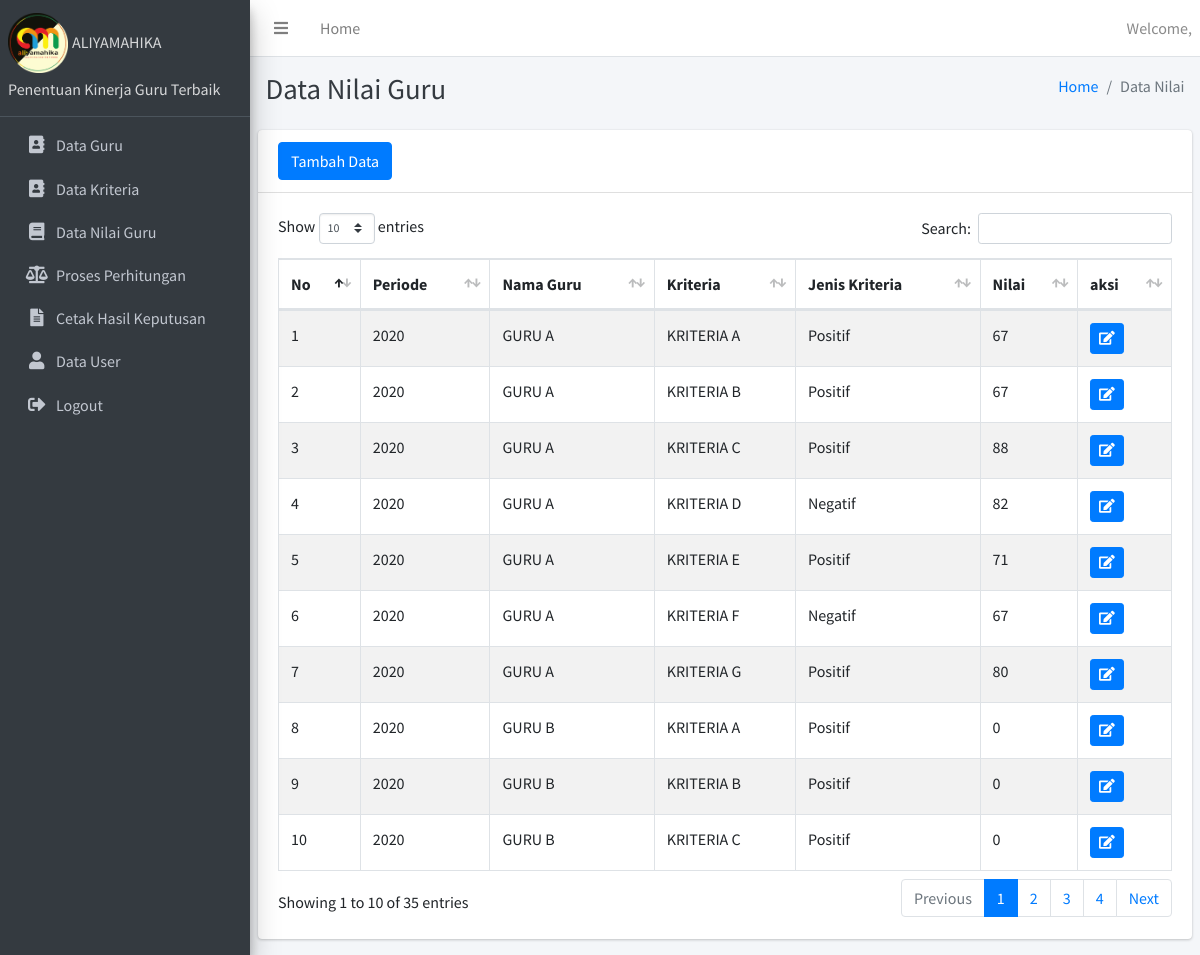
The page /dashboard.php?module=data_nilai on the database as committed earlier.
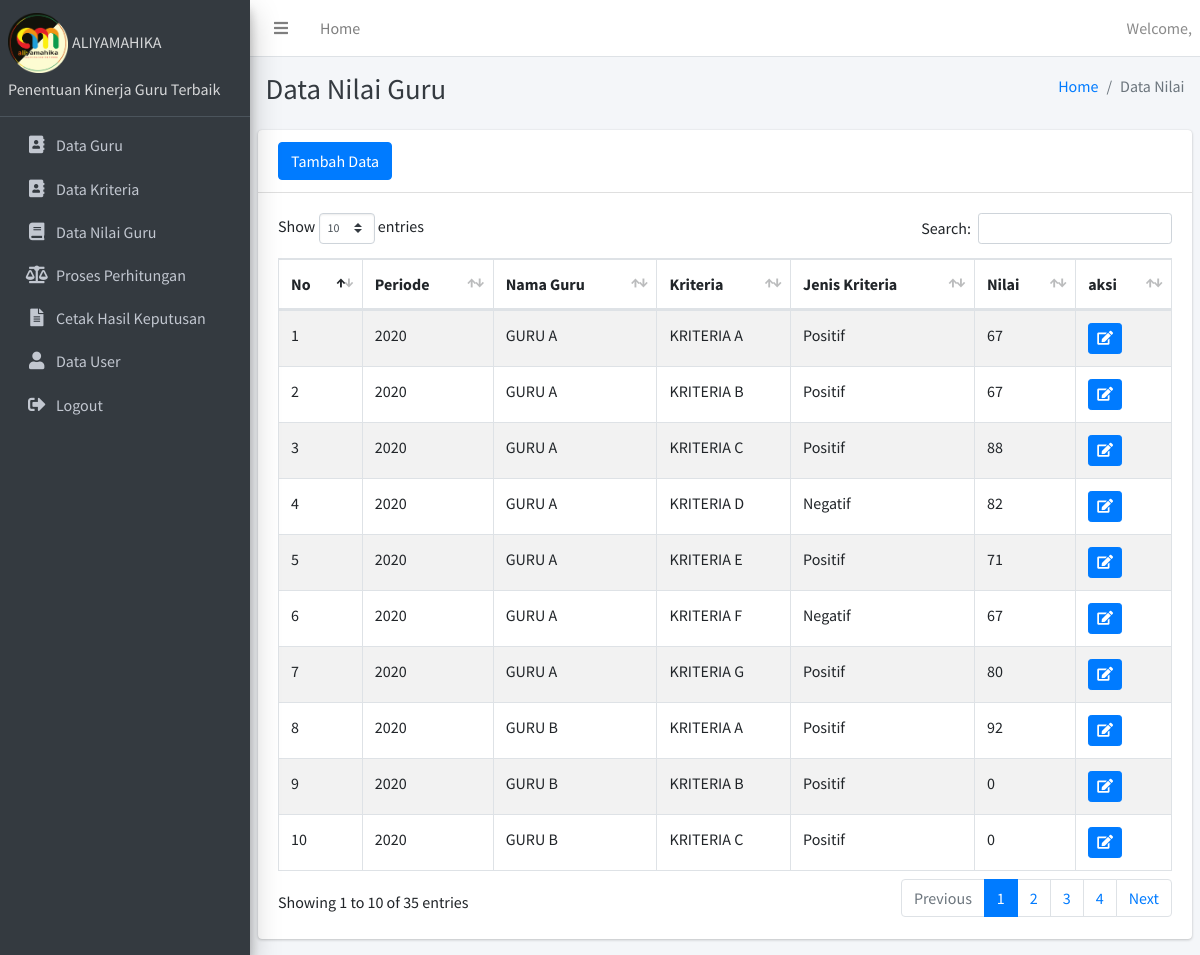
The same page on the database as committed later.
### tables this page shows
CREATE TABLE `guru` (
  `id_guru` varchar(10) NOT NULL,
  `nm_guru` varchar(20) DEFAULT NULL,
  `jenkel` varchar(20) DEFAULT NULL,
  `alamat` varchar(50) NOT NULL
);

CREATE TABLE `kinerja` (
  `id_kinerja` varchar(10) NOT NULL,
  `tgl_kinerja` date NOT NULL,
  `periode` char(4) NOT NULL,
  `nil_akhir` float NOT NULL,
  `id_guru` varchar(10) NOT NULL,
  `id_user` varchar(10) NOT NULL
);

CREATE TABLE `kriteria` (
  `id_kriteria` varchar(10) NOT NULL,
  `nm_kriteria` varchar(40) DEFAULT NULL,
  `tren` varchar(20) DEFAULT NULL,
  `bobot` int(11) DEFAULT NULL
);

CREATE TABLE `nilai` (
  `id_nilai` int(11) NOT NULL,
  `id_kriteria` varchar(10) NOT NULL,
  `id_kinerja` varchar(10) NOT NULL,
  `nilai` int(11) NOT NULL,
  `nil_hitung` float NOT NULL
);

### modul/nilai/data_nilai.php (the view, shortened to what this page needs)
<div class="content-header">
  <div class="container-fluid">
    <div class="row mb-2">
      <div class="col-sm-6">
        <h1 class="m-0 text-dark">Data Nilai Guru</h1>
      </div>
      <div class="col-sm-6">
        <ol class="breadcrumb float-sm-right">
          <li class="breadcrumb-item"><a href="?module=home">Home</a></li>
          <li class="breadcrumb-item active">Data Nilai</li>
        </ol>
      </div>
    </div>
  </div>
</div>
    <section class="content">
      <div class="row">
        <div class="col-12">
          <div class="card">
            <div class="card-header">
              <a href="?module=input_nilai" class="btn btn-primary">Tambah Data</a>
            </div>
            <div class="card-body">
              <table id="example1" class="table table-bordered table-striped">
                <thead>
				<tr>
					<th>No</th>
					<th>Periode</th>
					<th>Nama Guru</th>
					<th>Kriteria</th>
					<th>Jenis Kriteria</th>
					<th>Nilai</th>
					<th>aksi</th>
				</tr>
			</thead>
			<tbody>
				<?php
				$sql =  mysqli_query($koneksi, "SELECT nilai.id_kriteria AS id_kriteria, nilai.id_kinerja AS id_kinerja, kinerja.Periode AS periode, guru.nm_guru AS nm_guru, kriteria.nm_kriteria AS nm_kriteria, nilai.nilai AS nilai, kriteria.tren AS tren FROM guru, kinerja, nilai, kriteria WHERE guru.id_guru=kinerja.id_guru AND kinerja.id_kinerja=nilai.id_kinerja AND nilai.id_kriteria=kriteria.id_kriteria");
					$no = 1;
					while($row = mysqli_fetch_assoc($sql)){
				?>
						<tr>
							<td><?php echo $no ?></td>
							<td><?php echo $row['periode'];?></td>
							<td><?php echo $row['nm_guru'];?></td>
							<td><?php echo $row['nm_kriteria'];?></td>
							<td><?php echo $row['tren'];?></td>
							<td><?php echo $row['nilai'];?></td>
							<td>
								<a href="?module=edit_nilai&id_kinerja=<?php echo $row['id_kinerja']; ?>&id_kriteria=<?php echo $row['id_kriteria']; ?>" title="Edit Data" class="btn btn-primary btn-sm"><i class="nav-icon fas fa-edit"></i></a>
							</td>
						</tr>
						<?php
						$no++;
				}
				?>
				</tbody>
				</table>
				</div>
          </div>
        </div>
      </div>
    </section>

### dashboard.php (shortened to what this page needs)
<?php
include "koneksi.php";
?>
<!DOCTYPE html>
<html>
<head>
  <link rel="stylesheet" href="plugins/fontawesome-free/css/all.min.css">
  <link rel="stylesheet" href="https://code.ionicframework.com/ionicons/2.0.1/css/ionicons.min.css">
  <link rel="stylesheet" href="plugins/tempusdominus-bootstrap-4/css/tempusdominus-bootstrap-4.min.css">
  <link rel="stylesheet" href="plugins/icheck-bootstrap/icheck-bootstrap.min.css">
  <link rel="stylesheet" href="plugins/jqvmap/jqvmap.min.css">
  <link rel="stylesheet" href="dist/css/adminlte.min.css">
  <link rel="stylesheet" href="plugins/overlayScrollbars/css/OverlayScrollbars.min.css">
  <link rel="stylesheet" href="plugins/daterangepicker/daterangepicker.css">
  <link rel="stylesheet" href="plugins/summernote/summernote-bs4.css">
  <link rel="stylesheet" href="plugins/datatables-bs4/css/dataTables.bootstrap4.css">
</head>
<body class="hold-transition sidebar-mini layout-fixed">
  <div class="wrapper">
    <nav class="main-header navbar navbar-expand navbar-white navbar-light">
      <ul class="navbar-nav">
        <li class="nav-item">
          <a class="nav-link" data-widget="pushmenu" href="#"><i class="fas fa-bars"></i></a>
        </li>
        <li class="nav-item d-none d-sm-inline-block">
          <a href="?module=home" class="nav-link">Home</a>
        </li>
      </ul>
      <div style="width: 88%; text-align: right; font-size: 16px; color: #8a8a8a">Welcome, <?php echo $_SESSION["nama"]; ?></div>
    </nav>
    <aside class="main-sidebar sidebar-dark-primary elevation-4">
      <a href="?module=home" class="brand-link">
        <img src="images/aliyamahika.png" alt="AdminLTE Logo" width="60px">
        <small>ALIYAMAHIKA</small><br>
        <small>Penentuan Kinerja Guru Terbaik</small>
      </a>
      <div class="sidebar">
        <nav class="mt-2">
          <ul class="nav nav-pills nav-sidebar flex-column" data-widget="treeview" role="menu" data-accordion="false">
            <li class="nav-item">
              <a href="?module=data_guru" class="nav-link">
                <i class="nav-icon fas fa-address-book"></i>
                <p>Data Guru</p>
              </a>
            <li class="nav-item">
              <a href="?module=data_kriteria" class="nav-link">
                <i class="nav-icon fas fa-address-book"></i>
                <p>Data Kriteria</p>
              </a>
            </li>
            </li>
            <li class="nav-item">
              <a href="?module=data_nilai" class="nav-link">
                <i class="nav-icon fas fa-book"></i>
                <p>Data Nilai Guru</p>
              </a>
            </li>
            <li class="nav-item">
              <a href="?module=perhitungan" class="nav-link">
                <i class="nav-icon fas fa-balance-scale"></i>
                <p>Proses Perhitungan</p>
              </a>
            </li>
            <li class="nav-item">
              <a href="?module=cetak_sk" class="nav-link">
                <i class="nav-icon fas fa-file-alt"></i>
                <p>Cetak Hasil Keputusan</p>
              </a>
            </li>
            <li class="nav-item">
              <a href="?module=data_user" class="nav-link">
                <i class="nav-icon fas fa-user"></i>
                <p>Data User</p>
              </a>
            </li>
            <li class="nav-item">
              <a href="logout.php" class="nav-link">
                <i class="nav-icon fas fa-sign-out-alt"></i>
                <p>Logout</p>
              </a>
            </li>
          </ul>
        </nav>
      </div>
    </aside>
    <div class="content-wrapper">
      <?php
      $module = $_GET["module"];
      switch ($module) {
      ?>
          <?php
        case "data_nilai":
          include "modul/nilai/data_nilai.php";
          break;
      }
          ?>
            </div>
    </div>
</body>
</html>

Rows that differ between the two databases and show on the page:
changed through a linked row, guru "GURU B": nilai.nilai "0" → "92"
